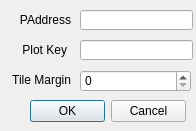
<?xml version="1.0" encoding="UTF-8"?>
<ui version="4.0">
 <class>PreferencesDialog</class>
 <widget class="QDialog" name="PreferencesDialog">
  <property name="geometry">
   <rect>
    <x>0</x>
    <y>0</y>
    <width>196</width>
    <height>131</height>
   </rect>
  </property>
  <property name="windowTitle">
   <string>Preferences</string>
  </property>
  <widget class="QDialogButtonBox" name="button_box_">
   <property name="geometry">
    <rect>
     <x>30</x>
     <y>100</y>
     <width>156</width>
     <height>23</height>
    </rect>
   </property>
   <property name="standardButtons">
    <set>QDialogButtonBox::Cancel|QDialogButtonBox::Ok</set>
   </property>
  </widget>
  <widget class="QLineEdit" name="ipaddr_">
   <property name="geometry">
    <rect>
     <x>80</x>
     <y>10</y>
     <width>113</width>
     <height>20</height>
    </rect>
   </property>
  </widget>
  <widget class="QLineEdit" name="plotkey_">
   <property name="geometry">
    <rect>
     <x>80</x>
     <y>40</y>
     <width>113</width>
     <height>20</height>
    </rect>
   </property>
  </widget>
  <widget class="QSpinBox" name="margin_">
   <property name="geometry">
    <rect>
     <x>80</x>
     <y>70</y>
     <width>111</width>
     <height>22</height>
    </rect>
   </property>
  </widget>
  <widget class="QLabel" name="label">
   <property name="geometry">
    <rect>
     <x>20</x>
     <y>10</y>
     <width>51</width>
     <height>20</height>
    </rect>
   </property>
   <property name="text">
    <string>IPAddress</string>
   </property>
   <property name="alignment">
    <set>Qt::AlignRight|Qt::AlignTrailing|Qt::AlignVCenter</set>
   </property>
  </widget>
  <widget class="QLabel" name="label_2">
   <property name="geometry">
    <rect>
     <x>20</x>
     <y>40</y>
     <width>47</width>
     <height>20</height>
    </rect>
   </property>
   <property name="text">
    <string>Plot Key</string>
   </property>
   <property name="alignment">
    <set>Qt::AlignRight|Qt::AlignTrailing|Qt::AlignVCenter</set>
   </property>
  </widget>
  <widget class="QLabel" name="label_3">
   <property name="geometry">
    <rect>
     <x>10</x>
     <y>70</y>
     <width>61</width>
     <height>20</height>
    </rect>
   </property>
   <property name="text">
    <string>Tile Margin</string>
   </property>
   <property name="alignment">
    <set>Qt::AlignRight|Qt::AlignTrailing|Qt::AlignVCenter</set>
   </property>
  </widget>
 </widget>
 <layoutdefault spacing="6" margin="11"/>
 <resources/>
 <connections/>
</ui>
